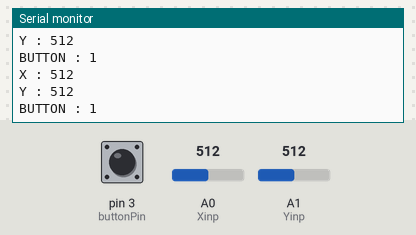
The sketch below on a simulated Arduino Uno, built with avr-gcc and run on an emulated ATmega328P. Shown: the last lines printed to the serial monitor. Inputs (shaded band) come from the test bench; at power-on: A0 (Xinp) = 512, A1 (Yinp) = 512, pin 3 (buttonPin) HIGH.

Above: at 1.3 s.
1.4 s: A0 (Xinp) set to 716
At 1.82 s:
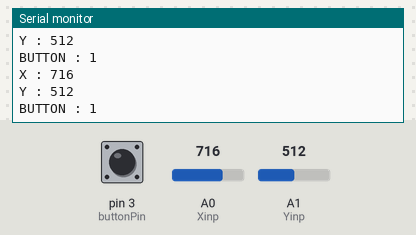
2.9 s: A1 (Yinp) set to 716
At 3.32 s:
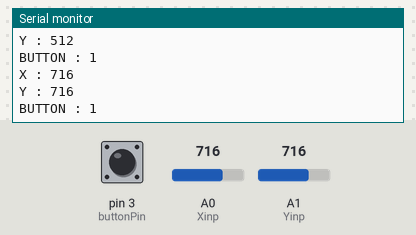
4.4 s: pin 3 (buttonPin) pulled LOW for 0.6 s
At 4.82 s:
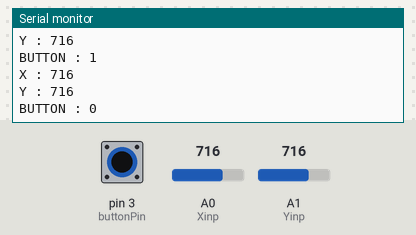
6.5 s: A0 (Xinp) set to 900
At 6.83 s:
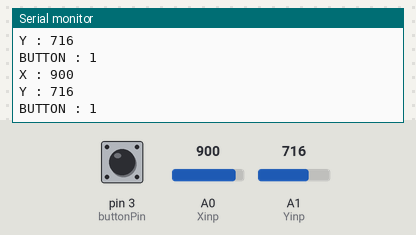
8.0 s: A1 (Yinp) set to 900
At 8.33 s:
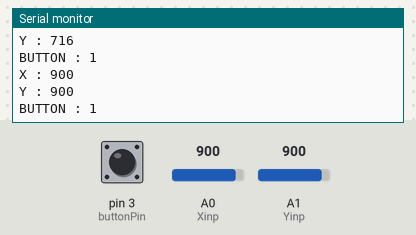
Timing chart, 0 to 10.5 s (numbered marks = the images above; inputs shaded):
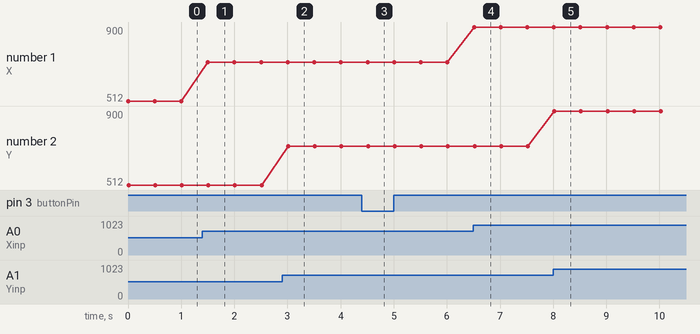

Measured:
- after the input at 1.4 s, the serial monitor: prints a new line after 0.10 s (image 1)
- after the input at 2.9 s, the serial monitor: prints a new line after 0.11 s (image 2)
- after the input at 4.4 s, the serial monitor: prints a new line after 0.13 s (image 3)
- after the input at 6.5 s, the serial monitor: prints a new line at once (image 4)
- after the input at 8.0 s, the serial monitor: prints a new line at once (image 5)
- plotted number 1: 512 → 716 after the input at 1.4 s, 716 → 900 after the input at 6.5 s

The sketch:

t04.ino
```cpp
#define buttonPin 3
#define Xinp  A0
#define Yinp  A1


void setup() {
  // put your setup code here, to run once:
  Serial.begin(9600);
  pinMode(buttonPin,INPUT_PULLUP);
  pinMode(Xinp,INPUT);
  pinMode(Yinp,INPUT);
}

void loop() {
  // put your main code here, to run repeatedly:
  int Xposi=analogRead(Xinp);
  int Yposi=analogRead(Yinp);
  int buttonstate=digitalRead(buttonPin);

  Serial.print("X : ");
  Serial.println(Xposi);

  Serial.print("Y : ");
  Serial.println(Yposi);

  Serial.print("BUTTON : ");
  Serial.println(buttonstate);

  delay(500);
}
```
